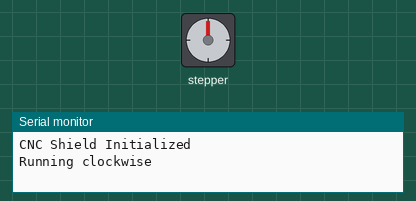
Simulated run of this sketch. Board: Arduino Uno, built with avr-gcc and run on an emulated ATmega328P. On the bench: stepper motor, the last lines printed to the serial monitor. Wiring (inferred from the names in the program): stepper motor driver (800 steps per turn assumed): step pin 3; direction pin 6; enable pin 8.

Above: at 0.05 s.
At 2.7 s:
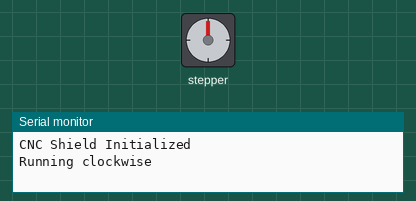
At 5.35 s:
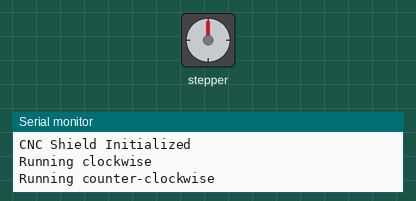
At 10.55 s:
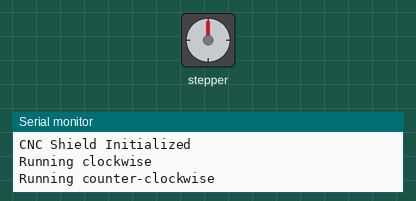
Timing chart, 0 to 13.8 s (numbered marks = the images above):
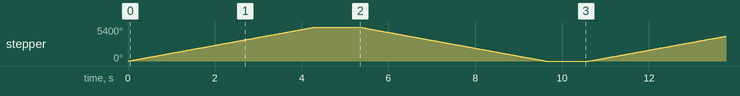

Measured:
- by itself, stepper: turns 5400° clockwise in 4.3 s, then 5400° counter-clockwise in 4.3 s, repeating every 10.6 s

The sketch:

Codigo_Brazo.ino
```cpp
const int enPin = 8;
const int stepXPin = 2; // X.STEP
const int dirXPin = 5;  // X.DIR
const int stepYPin = 3; // Y.STEP
const int dirYPin = 6;  // Y.DIR
const int stepZPin = 4; // Z.STEP
const int dirZPin = 7;  // Z.DIR

int stepPin = stepYPin;
int dirPin = dirYPin;

const int stepsPerRev = 800;
int pulseWidthMicros = 100; // microseconds
int millisBtwnSteps = 250;

float distanceToMove = 15.0;  // Distancia a recorrer en cm
float stepsPerCm = stepsPerRev;  // Pasos necesarios por cm

void setup() {
  Serial.begin(9600);
  pinMode(enPin, OUTPUT);
  digitalWrite(enPin, LOW);
  pinMode(stepPin, OUTPUT);
  pinMode(dirPin, OUTPUT);

  Serial.println(F("CNC Shield Initialized"));
}

void loop() {
  Serial.println(F("Running clockwise"));
  digitalWrite(dirPin, HIGH); // Enables the motor to move in a particular direction

  // Calcula la cantidad de pasos necesarios para mover la distancia deseada
  int stepsToMove = distanceToMove * stepsPerCm;

  // Realiza los pasos necesarios para mover la distancia
  for (int i = 0; i < stepsToMove; i++) {
    digitalWrite(stepPin, HIGH);
    delayMicroseconds(pulseWidthMicros);
    digitalWrite(stepPin, LOW);
    delayMicroseconds(millisBtwnSteps);
  }
  delay(1000); // Un segundo de retraso

  Serial.println(F("Running counter-clockwise"));
  digitalWrite(dirPin, LOW); // Cambia la dirección de rotación

  // Realiza los pasos necesarios para mover la distancia en sentido contrario
  for (int i = 0; i < stepsToMove; i++) {
    digitalWrite(stepPin, HIGH);
    delayMicroseconds(pulseWidthMicros);
    digitalWrite(stepPin, LOW);
    delayMicroseconds(millisBtwnSteps);
  }
  delay(1000);
}
```
